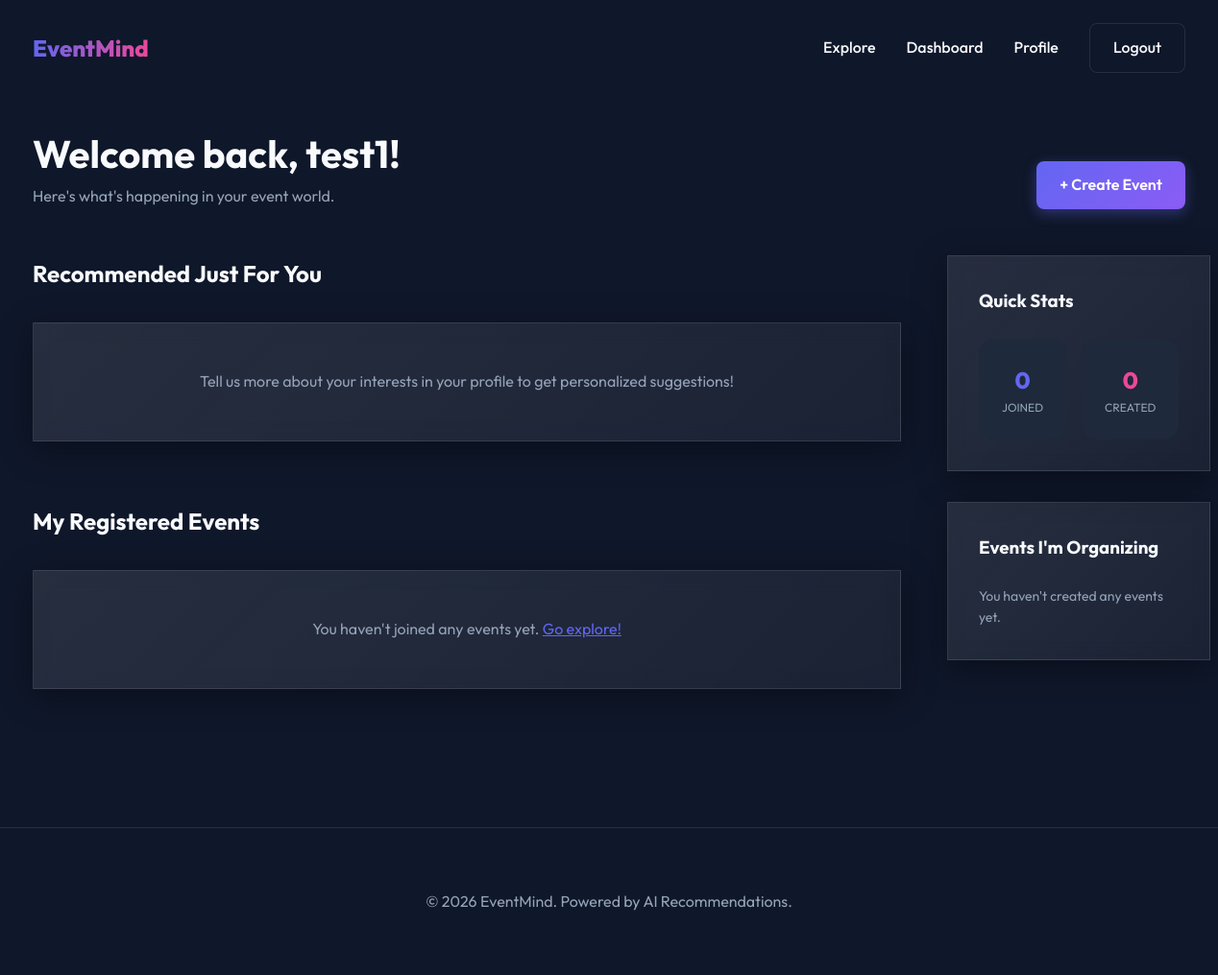
Before: /dashboard (signed in) with the older database file.
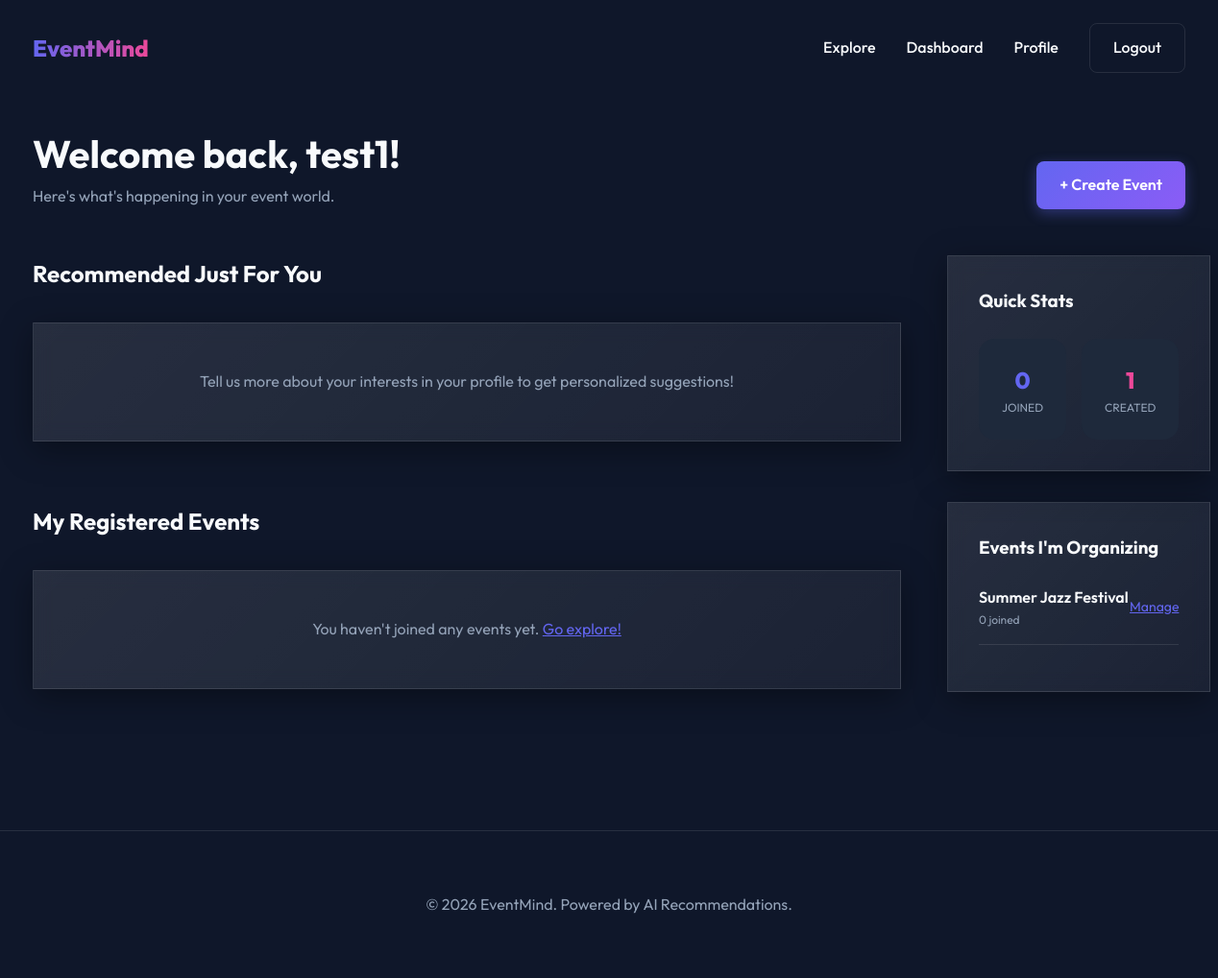
After: the same page with the newer database file.
### app/models/user.py (models this page shows, shortened)
class User(Base, TimestampMixin):
    __tablename__ = "users"
    id: Mapped[int] = mapped_column(primary_key=True, index=True)
    email: Mapped[str] = mapped_column(String(255), unique=True, index=True, nullable=False)
    username: Mapped[str] = mapped_column(String(50), unique=True, index=True, nullable=False)
    hashed_password: Mapped[str] = mapped_column(String(255), nullable=False)
    full_name: Mapped[str] = mapped_column(String(150), nullable=False)
    bio: Mapped[str | None] = mapped_column(Text, nullable=True)
    avatar_url: Mapped[str | None] = mapped_column(String(500), nullable=True)
    interests: Mapped[list] = mapped_column(JSON, default=list, nullable=False)
    role: Mapped[UserRole] = mapped_column(
        Enum(UserRole), default=UserRole.USER, nullable=False
    )
    is_active: Mapped[bool] = mapped_column(Boolean, default=True, nullable=False)
    events: Mapped[list["Event"]] = relationship(
        "Event", back_populates="owner", lazy="selectin"
    )
    registrations: Mapped[list["Registration"]] = relationship(
        "Registration", back_populates="user", lazy="selectin"
    )

### app/models/event.py (models this page shows, shortened)
class Event(Base, TimestampMixin):
    __tablename__ = "events"
    id: Mapped[int] = mapped_column(primary_key=True, index=True)
    title: Mapped[str] = mapped_column(String(200), nullable=False, index=True)
    description: Mapped[str] = mapped_column(Text, nullable=False)
    location: Mapped[str] = mapped_column(String(300), nullable=False)
    event_date: Mapped[datetime] = mapped_column(DateTime(timezone=True), nullable=False, index=True)
    capacity: Mapped[int] = mapped_column(Integer, default=100, nullable=False)
    category: Mapped[str] = mapped_column(String(100), nullable=False, index=True)
    tags: Mapped[list] = mapped_column(JSON, default=list, nullable=False)
    image_url: Mapped[str | None] = mapped_column(String(500), nullable=True)
    is_active: Mapped[bool] = mapped_column(Boolean, default=True, nullable=False)
    owner_id: Mapped[int] = mapped_column(ForeignKey("users.id"), nullable=False)
    owner: Mapped["User"] = relationship("User", back_populates="events")
    registrations: Mapped[list["Registration"]] = relationship(
        "Registration", back_populates="event", lazy="selectin"
    )

### app/web/dashboard_views.py (the view)
@router.get("", response_class=HTMLResponse)
async def dashboard(
    request: Request,
    current_user=Depends(require_login_cookie),
    session: AsyncSession = Depends(get_db),
):
    rec_service = RecommendationService(session)
    reg_service = RegistrationService(session)
    event_service = EventService(session)
    rec_result = await rec_service.get_recommendations(current_user.id, top_k=6)
    registrations = await reg_service.get_my_registrations(current_user)
    event_result = await event_service.get_events_paginated(page=1, size=20, upcoming_only=False)
    my_events = [e for e in event_result.items if e.owner_id == current_user.id]
    return templates.TemplateResponse(
        request=request,
        name="dashboard/index.html",
        context={
            "current_user": current_user,
            "recommendations": rec_result.recommendations,
            "registrations": registrations,
            "my_events": my_events,
        },
    )

### templates/dashboard/index.html
{% extends "base.html" %}
{% block content %}
<section style="padding: 8rem 2rem 4rem;">
    <div style="max-width: 1200px; margin: 0 auto;">
        <div style="display: flex; justify-content: space-between; align-items: flex-end; margin-bottom: 3rem;">
            <div>
                <h1 style="font-size: 2.5rem;">Welcome back, {{ current_user.username }}!</h1>
                <p style="color: var(--text-muted);">Here's what's happening in your event world.</p>
            </div>
            <a href="/events/create" class="btn btn-primary">+ Create Event</a>
        </div>
        <div style="display: grid; grid-template-columns: 2fr 1fr; gap: 3rem;">
            <div>
                <h2 style="margin-bottom: 2rem;">Recommended Just For You</h2>
                <div class="event-grid" style="grid-template-columns: repeat(auto-fill, minmax(280px, 1fr)); padding: 0; width: 100%;">
                    {% for event in recommendations %}
                        {% include "partials/event_card.html" %}
                    {% else %}
                        <div class="glass-card" style="grid-column: 1 / -1; padding: 3rem; text-align: center; color: var(--text-muted);">
                            Tell us more about your interests in your profile to get personalized suggestions!
                        </div>
                    {% endfor %}
                </div>
                <h2 style="margin: 4rem 0 2rem;">My Registered Events</h2>
                <div class="event-grid" style="grid-template-columns: repeat(auto-fill, minmax(280px, 1fr)); padding: 0; width: 100%;">
                    {% for reg in registrations %}
                        <div class="event-card glass-card">
                            <img src="{{ reg.event_image_url or 'https://via.placeholder.com/400x200' }}" class="event-image">
                            <div class="event-details">
                                <span class="event-category">{{ reg.event_category }}</span>
                                <h3 class="event-title">{{ reg.event_title }}</h3>
                                <div class="event-info">
                                    <span>{{ reg.event_date.strftime('%B %d, %Y') }}</span>
                                </div>
                                <a href="/events/{{ reg.event_id }}" class="btn btn-outline" style="width: 100%; text-align: center;">View Details</a>
                            </div>
                        </div>
                    {% else %}
                        <div class="glass-card" style="grid-column: 1 / -1; padding: 3rem; text-align: center; color: var(--text-muted);">
                            You haven't joined any events yet. <a href="/events" style="color: var(--primary);">Go explore!</a>
                        </div>
                    {% endfor %}
                </div>
            </div>
            <aside>
                <div class="glass-card" style="padding: 2rem; margin-bottom: 2rem;">
                    <h3 style="margin-bottom: 1.5rem;">Quick Stats</h3>
                    <div style="display: grid; grid-template-columns: 1fr 1fr; gap: 1rem; text-align: center;">
                        <div style="background: var(--surface); padding: 1.5rem; border-radius: 1rem;">
                            <div style="font-size: 1.5rem; font-weight: 800; color: var(--primary);">{{ registrations|length }}</div>
                            <div style="font-size: 0.75rem; text-transform: uppercase; color: var(--text-muted);">Joined</div>
                        </div>
                        <div style="background: var(--surface); padding: 1.5rem; border-radius: 1rem;">
                            <div style="font-size: 1.5rem; font-weight: 800; color: var(--secondary);">{{ my_events|length }}</div>
                            <div style="font-size: 0.75rem; text-transform: uppercase; color: var(--text-muted);">Created</div>
                        </div>
                    </div>
                </div>
                <div class="glass-card" style="padding: 2rem;">
                    <h3 style="margin-bottom: 1.5rem;">Events I'm Organizing</h3>
                    {% for event in my_events %}
                        <div style="margin-bottom: 1rem; padding-bottom: 1rem; border-bottom: 1px solid var(--glass-border); display: flex; justify-content: space-between; align-items: center;">
                            <div>
                                <div style="font-weight: 600;">{{ event.title }}</div>
                                <div style="font-size: 0.75rem; color: var(--text-muted);">{{ event.registered_count }} joined</div>
                            </div>
                            <a href="/events/{{ event.id }}" style="color: var(--primary); font-size: 0.875rem;">Manage</a>
                        </div>
                    {% else %}
                        <p style="color: var(--text-muted); font-size: 0.875rem;">You haven't created any events yet.</p>
                    {% endfor %}
                </div>
            </aside>
        </div>
    </div>
</section>
{% endblock %}

### templates/base.html (shortened to what this page needs)
<!DOCTYPE html>
<html lang="en">
<head>
    <link rel="stylesheet" href="{{ url_for('static', path='css/main.css') }}">
</head>
<body>
    {% include "partials/navbar.html" %}
    <main>
        {% block content %}{% endblock %}
    </main>
    {% include "partials/footer.html" %}
</body>
</html>

### templates/partials/navbar.html
<nav>
    <div class="nav-container">
        <a href="/" class="logo">EventMind</a>
        <div class="nav-links">
            <a href="/events">Explore</a>
            {% if current_user %}
                <a href="/dashboard">Dashboard</a>
                <a href="/profile">Profile</a>
                <a href="/auth/logout" class="btn btn-outline">Logout</a>
            {% else %}
                <a href="/auth/login">Login</a>
                <a href="/auth/register" class="btn btn-primary">Sign Up</a>
            {% endif %}
        </div>
    </div>
</nav>

### templates/partials/footer.html
<footer>
    <div class="footer-container">
        <p>&copy; 2026 EventMind. Powered by AI Recommendations.</p>
    </div>
</footer>

### static/css/main.css (style rules this page uses)
:root { --primary: #6366f1; --primary-dark: #4f46e5; --secondary: #ec4899; --accent: #8b5cf6; --background: #0f172a; --surface: #1e293b; --surface-light: #334155; --text: #f8fafc; --text-muted: #94a3b8; --error: #ef4444; --success: #10b981; --glass: rgba(255, 255, 255, 0.05); --glass-border: rgba(255, 255, 255, 0.1); }
* { margin: 0; padding: 0; box-sizing: border-box; font-family: 'Outfit', sans-serif; }
body { background-color: var(--background); color: var(--text); line-height: 1.6; overflow-x: hidden; }
.glass-card { background: linear-gradient(135deg, rgba(255,255,255,0.1), rgba(255,255,255,0.05)); backdrop-filter: blur(10px); border: 1px solid rgba(255,255,255,0.1); box-shadow: 0 8px 32px 0 rgba(0, 0, 0, 0.37); }
nav { position: fixed; top: 0; width: 100%; z-index: 1000; padding: 1.5rem 2rem; transition: all 0.3s ease; }
.nav-container { max-width: 1200px; margin: 0 auto; display: flex; justify-content: space-between; align-items: center; }
.logo { font-size: 1.5rem; font-weight: 800; background: linear-gradient(to right, var(--primary), var(--secondary)); -webkit-background-clip: text; -webkit-text-fill-color: transparent; text-decoration: none; }
.nav-links { display: flex; gap: 2rem; align-items: center; }
.nav-links a { color: var(--text); text-decoration: none; font-weight: 500; transition: color 0.3s; }
.btn { padding: 0.75rem 1.5rem; border-radius: 0.5rem; font-weight: 600; cursor: pointer; transition: all 0.3s cubic-bezier(0.4, 0, 0.2, 1); text-decoration: none; display: inline-block; border: none; }
.btn-primary { background: linear-gradient(135deg, var(--primary), var(--accent)); color: white; box-shadow: 0 4px 14px 0 rgba(99, 102, 241, 0.39); }
.btn-outline { background: transparent; border: 1px solid var(--glass-border); color: var(--text); }
.event-grid { display: grid; grid-template-columns: repeat(auto-fill, minmax(300px, 1fr)); gap: 2rem; max-width: 1200px; margin: 0 auto; padding: 0 2rem; }
footer { margin-top: 5rem; padding: 4rem 2rem; border-top: 1px solid var(--glass-border); text-align: center; color: var(--text-muted); }

Changed rows visible on the page:
added Event: title "Summer Jazz Festival", registered_count "0"
Other visible differences:
{{ my_events|length }}: "0" → "1"
text no longer shown: "You haven't created any events yet."
